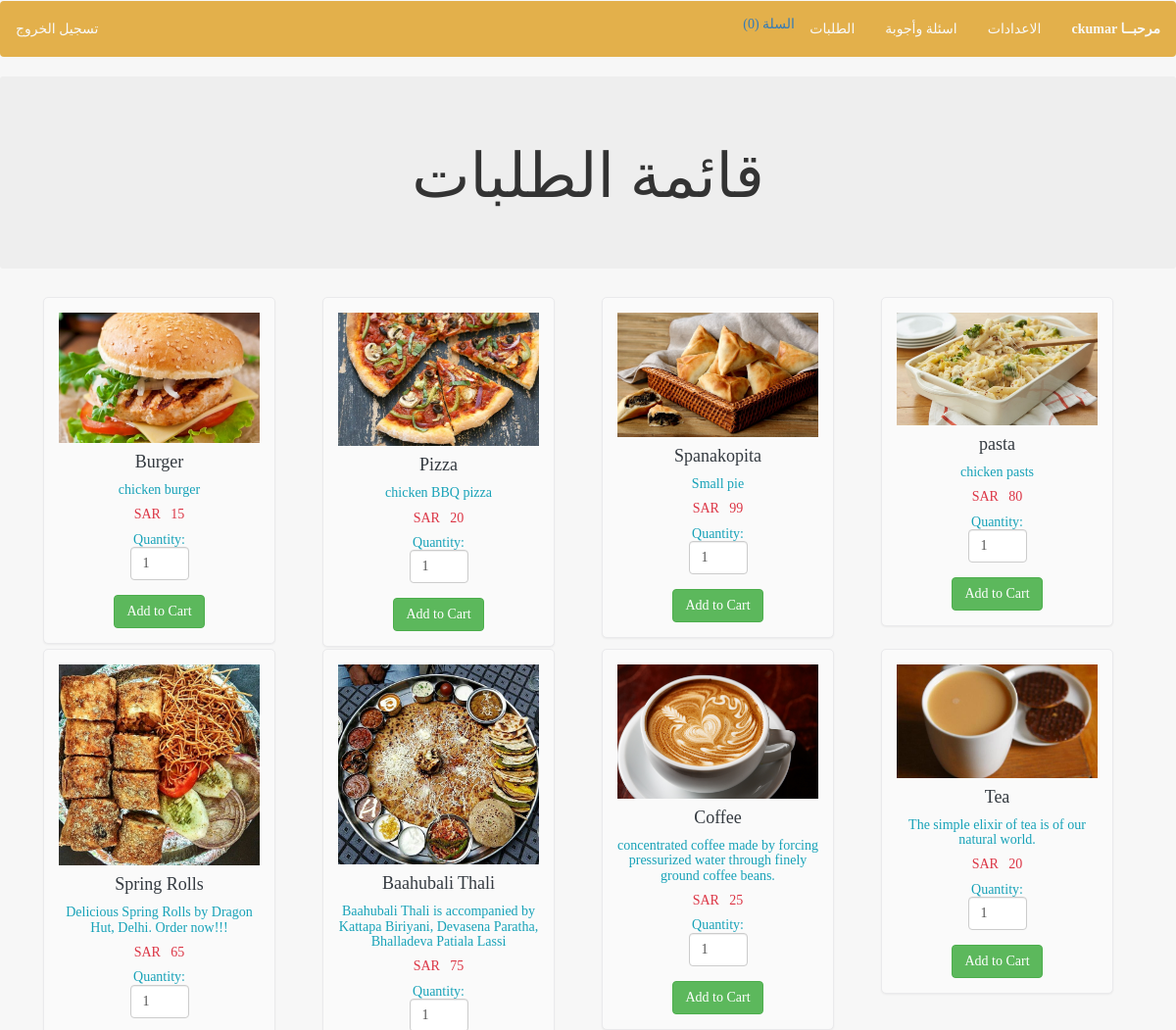
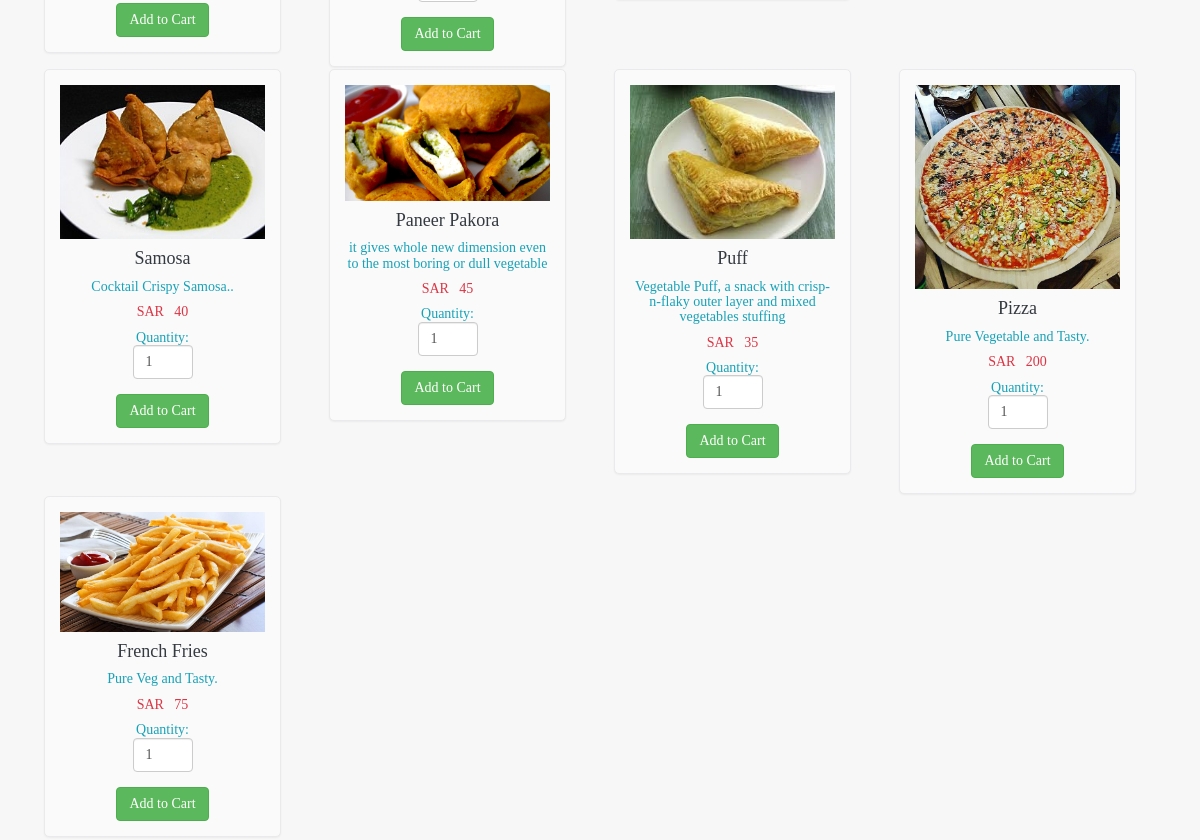
Screenshot of /foodlist.php (signed in) with the database file from the repository (2 pictures, top to bottom).
### tables this page shows
CREATE TABLE `food` (
  `F_ID` int(30) NOT NULL,
  `name` varchar(30) NOT NULL,
  `price` int(30) NOT NULL,
  `description` varchar(200) NOT NULL,
  `R_ID` int(30) NOT NULL,
  `images_path` varchar(200) NOT NULL,
  `options` varchar(10) NOT NULL DEFAULT 'ENABLE'
);

### foodlist.php (the view, shortened to what this page needs)
<?php
include ("nav.php");?>
<html>
  <head>
  </head>
  <link rel="stylesheet" type = "text/css" href ="bootstrap.min.css">
      <link rel=stylesheet type="text/css" href="stayl.css">
  <body>
<div class="jumbotron">
  <div class="container text-center">
    <h1>قائمة الطلبات</h1>
  </div>
</div>
<div class="container" style="width:95%;">
<?php
$conn = mysqli_connect('localhost', 'root', '', 'learn system');
$sql = "SELECT * FROM FOOD WHERE options = 'ENABLE' ORDER BY F_ID";
$result = mysqli_query($conn, $sql);
if (mysqli_num_rows($result) > 0)
{
  $count=0;
  while($row = mysqli_fetch_assoc($result)){
    if ($count == 0)
      echo "<div class='row'>";
?>
<div class="col-md-3">
<form method="post" action="cart.php?action=add&id=<?php echo $row["F_ID"]; ?>">
<div class="mypanel" align="center";>
<img src="<?php echo $row["images_path"]; ?>" class="img-responsive">
<h4 class="text-dark"><?php echo $row["name"]; ?></h4>
<h5 class="text-info"><?php echo $row["description"]; ?></h5>
<h5 class="text-danger">SAR &nbsp; <?php echo $row["price"]; ?></h5>
<h5 class="text-info">Quantity: <input type="number" min="1" max="25" name="quantity" class="form-control" value="1" style="width: 60px;"> </h5>
<input type="submit" name="add" style="margin-top:5px;" class="btn btn-success" value="Add to Cart">
</div>
</form>
</div>
<?php
$count++;
if($count==4)
{
  echo "</div>";
  $count=0;
}
}
?>
</div>
</div>
  <?php
}
?>
</body>
</html>

### nav.php (shortened to what this page needs)
<!DOCTYPE html>
<html lang="en">
<head  >
      <link rel="stylesheet" href="https://maxcdn.bootstrapcdn.com/bootstrap/4.4.1/css/bootstrap.min.css">
         <link rel=stylesheet type="text/css" href="stayl.css">
</head>
<body>
 <nav class="navbar navbar-expand-sm  navbar-dark justify-content-end">
  <ul class="navbar-nav mr-auto ">
       <li class="nav-item ">
        <h5><a class="nav-link text-light" href="homePage1.php">تسجيل الخروج &nbsp;&nbsp;&nbsp;&nbsp;&nbsp;</a></h5>
    </li></ul>
       <ul class="navbar-nav ml-auto ">
          <li class="nav-item">
               <h5><a href="cart.php"><span class="glyphicon glyphicon-shopping-cart"></span>  السلة  (<?php
              if(isset($_SESSION["cart"])){
              $count = count($_SESSION["cart"]);
              echo "$count";
            }
              else
                echo "0";
                   ?>)  &nbsp;&nbsp;</a></h5></li>
    <li class="nav-item">
        <h5><a class="nav-link text-light" href="foodlist.php">الطلبات &nbsp;&nbsp;&nbsp;&nbsp;&nbsp;</a></h5>
    </li>
    <li class="nav-item">
       <h5> <a class="nav-link text-light" href="SaveFile.php">اسئلة وأجوبة &nbsp;&nbsp;&nbsp;&nbsp;&nbsp;</a></h5>
    </li>
       <li class="nav-item">
        <h5><a class="nav-link text-light" href="Settings.php">الاعدادات &nbsp;&nbsp;&nbsp;&nbsp;&nbsp;</a></h5>
    </li>
        <li class="nav-item">
        <h5><a class="nav-link text-light" href="homepage2.php">
        <?php  if (isset($_SESSION['username'])) : ?>
                <strong>
                    <?php echo $_SESSION['username'].' '. 'مرحبــا ' ; ?>
                </strong>
        <?php endif ?>
    </a></h5>
    </li>
  </ul>
</nav>

### stayl.css (style rules this page uses)
* { margin: 0px; padding: 0px; }
body { font-family: myFirstFont; background-color: #f7f7f7; height: 500px; background-position: center; background-repeat: no-repeat; background-size: 1500px 600px; position: relative; }
h1 { font-family: myFirstFont; }

### nav.php (style rules this page uses)
nav { font-family: myFirstFont; background-color: #e3b04b; }

### foodlist.php (style rules this page uses)
body,html { height: 100%; }
body { padding-top: 1px; background-repeat: repeat; background-size: cover; background-position: center; }
.mypanel { border: 1px solid #eaeaec; margin: -1px 19px 3px -1px; box-shadow: 0 1px 2px rgba(0,0,0,0.05); background-color: #FAFAFA; padding:15px; border-radius: 5px; }
input { border: 5px solid white; }

### rows the page displays
food: images_path (picture), name "Burger", description "chicken burger", price "15"
food: images_path (picture), name "Pizza", description "chicken BBQ pizza", price "20"
food: images_path (picture), name "Spanakopita", description "Small pie", price "99"
food: images_path (picture), name "pasta", description "chicken pasts", price "80"
food: images_path (picture), name "Spring Rolls", description "Delicious Spring Rolls by Dragon Hut, Delhi. Order now!!!", price "65"
food: images_path (picture), name "Baahubali Thali", description "Baahubali Thali is accompanied by Kattapa Biriyani, Devasena Paratha, Bhalladeva Patiala Lassi", price "75"
food: images_path (picture), name "Coffee", description "concentrated coffee made by forcing pressurized water through finely ground coffee beans.", price "25"
food: images_path (picture), name "Tea", description "The simple elixir of tea is of our natural world.", price "20"
food: images_path (picture), name "Samosa", description "Cocktail Crispy Samosa..", price "40"
food: images_path (picture), name "Paneer Pakora", description "it gives whole new dimension even to the most boring or dull vegetable", price "45"
food: images_path (picture), name "Puff", description "Vegetable Puff, a snack with crisp-n-flaky outer layer and mixed vegetables stuffing", price "35"
food: images_path (picture), name "Pizza", description "Pure Vegetable and Tasty.", price "200"
food: images_path (picture), name "French Fries", description "Pure Veg and Tasty.", price "75"

### other values shown
$_SESSION['username'] "ckumar"
